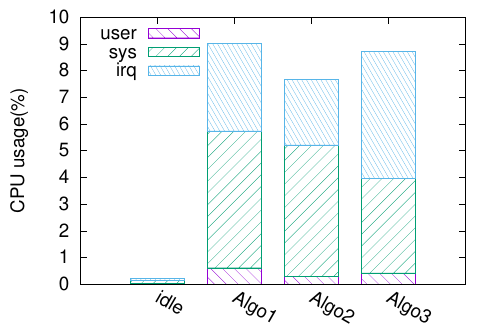

This figure's gnuplot source:
### Environment

outputfile = "stack"
default_font = "Arial,24"

inputfile = "stack.txt"
N = 3
array titles[N] = ["user", "sys", "irq"]

### Output

set terminal postscript eps color default_font
set size 1,1
set key font default_font
set key top left
set output sprintf("%s.eps", outputfile)

### Labels

set style histogram rowstacked # or columnstacked
set style data histogram
# set key autotitle columnheader
set style fill pattern 4 border
set boxwidth 0.7
set ylabel 'CPU usage(%)' font default_font
set xtics rotate by 330 font default_font

### Main routine

# num_cols = system(sprintf("awk 'NR == 1 { print NF; exit }' %s", inputfile))
plot for [i=1:N] inputfile using (column(i+1)):xtic(1) t titles[i] 

### Output variants

set output sprintf("| ps2pdf -dEPSCrop %s.eps %s.pdf", outputfile, outputfile)
replot

set size 1,0.75
set output sprintf("%s_w.eps", outputfile)
replot
